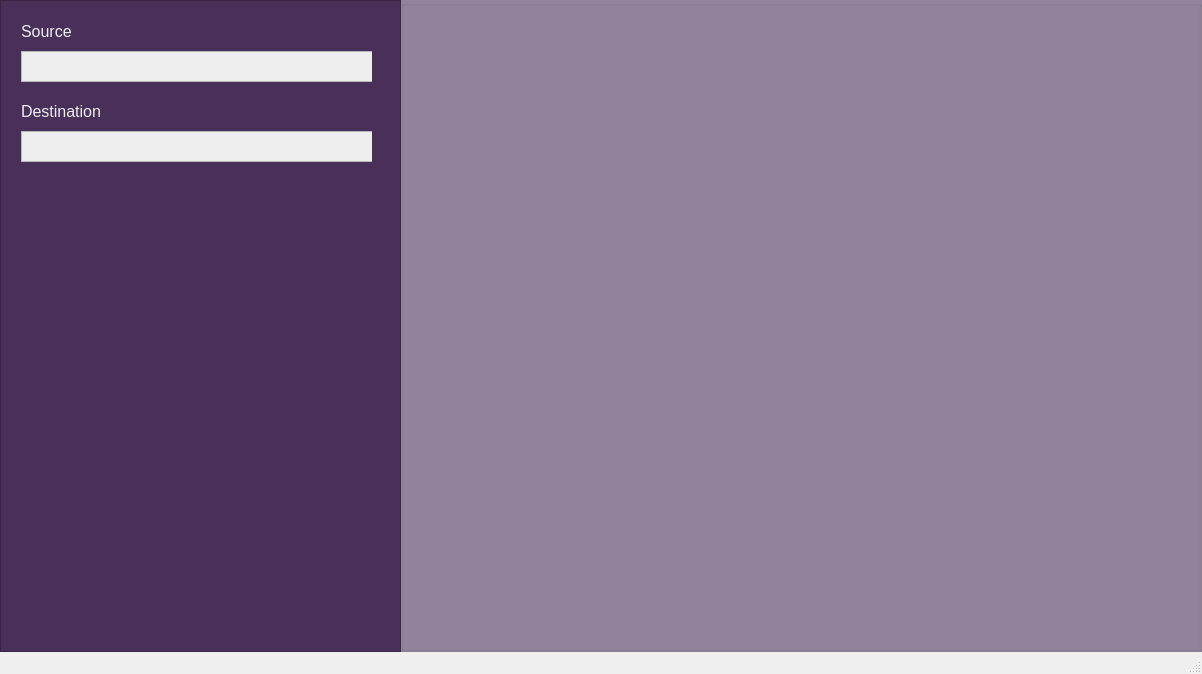
<?xml version="1.0" encoding="UTF-8"?>
<ui version="4.0">
 <class>MainWindow</class>
 <widget class="QMainWindow" name="MainWindow">
  <property name="geometry">
   <rect>
    <x>0</x>
    <y>0</y>
    <width>1202</width>
    <height>674</height>
   </rect>
  </property>
  <property name="windowTitle">
   <string>MainWindow</string>
  </property>
  <widget class="QWidget" name="centralwidget">
   <property name="sizePolicy">
    <sizepolicy hsizetype="Expanding" vsizetype="Expanding">
     <horstretch>0</horstretch>
     <verstretch>0</verstretch>
    </sizepolicy>
   </property>
   <layout class="QHBoxLayout" name="horizontalLayout" stretch="1,2">
    <property name="spacing">
     <number>0</number>
    </property>
    <property name="leftMargin">
     <number>0</number>
    </property>
    <property name="topMargin">
     <number>0</number>
    </property>
    <property name="rightMargin">
     <number>0</number>
    </property>
    <property name="bottomMargin">
     <number>0</number>
    </property>
    <item>
     <widget class="QScrollArea" name="scrollArea">
      <property name="styleSheet">
       <string notr="true">background: #483059</string>
      </property>
      <property name="widgetResizable">
       <bool>true</bool>
      </property>
      <widget class="QWidget" name="scrollAreaWidgetContents">
       <property name="geometry">
        <rect>
         <x>0</x>
         <y>0</y>
         <width>399</width>
         <height>622</height>
        </rect>
       </property>
       <widget class="QWidget" name="widget" native="true">
        <property name="geometry">
         <rect>
          <x>20</x>
          <y>20</y>
          <width>351</width>
          <height>80</height>
         </rect>
        </property>
        <property name="sizePolicy">
         <sizepolicy hsizetype="MinimumExpanding" vsizetype="MinimumExpanding">
          <horstretch>0</horstretch>
          <verstretch>0</verstretch>
         </sizepolicy>
        </property>
        <widget class="QTextEdit" name="textEdit">
         <property name="geometry">
          <rect>
           <x>0</x>
           <y>30</y>
           <width>371</width>
           <height>31</height>
          </rect>
         </property>
         <property name="styleSheet">
          <string notr="true">background: #eeeeee</string>
         </property>
        </widget>
        <widget class="QLabel" name="label">
         <property name="geometry">
          <rect>
           <x>0</x>
           <y>0</y>
           <width>63</width>
           <height>20</height>
          </rect>
         </property>
         <property name="font">
          <font>
           <pointsize>12</pointsize>
          </font>
         </property>
         <property name="styleSheet">
          <string notr="true">color: #eeeeee</string>
         </property>
         <property name="text">
          <string>Source</string>
         </property>
        </widget>
       </widget>
       <widget class="QWidget" name="widget_2" native="true">
        <property name="geometry">
         <rect>
          <x>20</x>
          <y>100</y>
          <width>351</width>
          <height>80</height>
         </rect>
        </property>
        <widget class="QTextEdit" name="textEdit_2">
         <property name="geometry">
          <rect>
           <x>0</x>
           <y>30</y>
           <width>371</width>
           <height>31</height>
          </rect>
         </property>
         <property name="styleSheet">
          <string notr="true">background: #eeeeee</string>
         </property>
        </widget>
        <widget class="QLabel" name="label_2">
         <property name="geometry">
          <rect>
           <x>0</x>
           <y>0</y>
           <width>111</width>
           <height>20</height>
          </rect>
         </property>
         <property name="font">
          <font>
           <pointsize>12</pointsize>
          </font>
         </property>
         <property name="styleSheet">
          <string notr="true">color: #eeeeee</string>
         </property>
         <property name="frameShape">
          <enum>QFrame::NoFrame</enum>
         </property>
         <property name="frameShadow">
          <enum>QFrame::Plain</enum>
         </property>
         <property name="lineWidth">
          <number>5</number>
         </property>
         <property name="text">
          <string>Destination</string>
         </property>
        </widget>
       </widget>
      </widget>
     </widget>
    </item>
    <item>
     <widget class="QGroupBox" name="groupBox">
      <property name="styleSheet">
       <string notr="true">background: rgb(145, 131, 155)</string>
      </property>
      <property name="title">
       <string/>
      </property>
      <property name="flat">
       <bool>true</bool>
      </property>
      <layout class="QVBoxLayout" name="verticalLayout" stretch="5,1">
       <property name="spacing">
        <number>0</number>
       </property>
       <property name="leftMargin">
        <number>0</number>
       </property>
       <property name="topMargin">
        <number>0</number>
       </property>
       <property name="rightMargin">
        <number>0</number>
       </property>
       <property name="bottomMargin">
        <number>0</number>
       </property>
       <item>
        <widget class="QWidget" name="widget_3" native="true">
         <property name="sizePolicy">
          <sizepolicy hsizetype="Expanding" vsizetype="Expanding">
           <horstretch>0</horstretch>
           <verstretch>0</verstretch>
          </sizepolicy>
         </property>
        </widget>
       </item>
       <item>
        <widget class="QWidget" name="widget_4" native="true">
         <property name="sizePolicy">
          <sizepolicy hsizetype="Expanding" vsizetype="Preferred">
           <horstretch>0</horstretch>
           <verstretch>0</verstretch>
          </sizepolicy>
         </property>
        </widget>
       </item>
      </layout>
     </widget>
    </item>
   </layout>
  </widget>
  <widget class="QMenuBar" name="menubar">
   <property name="geometry">
    <rect>
     <x>0</x>
     <y>0</y>
     <width>1202</width>
     <height>25</height>
    </rect>
   </property>
  </widget>
  <widget class="QStatusBar" name="statusbar"/>
 </widget>
 <resources/>
 <connections/>
</ui>
